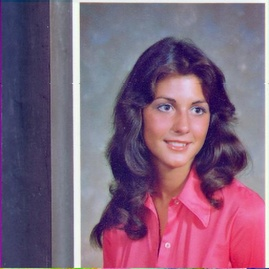
#> input picture FINAL/dec_image_jpg_16bit_1.jpg, 269 x 269 px, shrunk from 512 x 512 before the run, given in place of baboon.png, which was not available
$ python RSA_modified_enc_pt_20220311082512.py
#> lines starting #> are read from the running program, lines starting #| are printed output that depends on the picture; pictures that were not available may be replaced by others from this repository, and a replacement may not be noted
### Experiment/RSA.py
import cv2
import numpy as np
import matplotlib.pyplot as plt

my_img = cv2.imread('C:/Users/vishn/PycharmProjects/imo/dtjdtg/Image-Encryption-and-Authentication/baboon.png')
#> my_img is the input picture: shape (269, 269, 3); mean B, G, R 125.3, 99.2, 129.3
# cv2_imshow(my_img)
plt.imshow(my_img)

# RSA

# STEP 1: Generate Two Large Prime Numbers (p,q) randomly
from random import randrange, getrandbits


def power(a, d, n):
    ans = 1;
    while d != 0:
        if d % 2 == 1:
            ans = ((ans % n) * (a % n)) % n
        a = ((a % n) * (a % n)) % n
        d >>= 1
    return ans;

# [4 lines left out: function poer, not called in this run]

def MillerRabin(N, d):
    a = randrange(2, N - 1)
    x = power(a, d, N);
    if x == 1 or x == N - 1:
        return True;
    else:
        while (d != N - 1):
            x = ((x % N) * (x % N)) % N;
            if x == 1:
                return False;
            if x == N - 1:
                return True;
            d <<= 1;
    return False;


def is_prime(N, K):
    if N == 3 or N == 2:
        return True;
    if N <= 1 or N % 2 == 0:
        return False;

    # Find d such that d*(2^r)=X-1
    d = N - 1
    while d % 2 != 0:
        d /= 2;

    for _ in range(K):
        if not MillerRabin(N, d):
            return False;
    return True;


def generate_prime_candidate(length):
    # generate random bits
    p = getrandbits(length)
    # apply a mask to set MSB and LSB to 1
    # Set MSB to 1 to make sure we have a Number of 1024 bits.
    # Set LSB to 1 to make sure we get a Odd Number.
    p |= (1 << length - 1) | 1
    return p


def generatePrimeNumber(length):
#> called with length = 5
    A = 4
    while not is_prime(A, 128):
        A = generate_prime_candidate(length)
    return A


length = 5
P = generatePrimeNumber(length)
Q = generatePrimeNumber(length)

print(P)
print(Q)

# Step 2: Calculate N=P*Q and Euler Totient Function = (P-1)*(Q-1)
N = P * Q
eulerTotient = (P - 1) * (Q - 1)
print(N)
print(eulerTotient)


# Step 3: Find E such that GCD(E,eulerTotient)=1(i.e., e should be co-prime) such that it satisfies this condition:-  1<E<eulerTotient

def GCD(a, b):
    if a == 0:
        return b;
    return GCD(b % a, a)


E = generatePrimeNumber(4)
while GCD(E, eulerTotient) != 1:
    E = generatePrimeNumber(4)
print(E)


# Step 4: Find D.
# For Finding D: It must satisfies this property:-  (D*E)Mod(eulerTotient)=1;
# Now we have two Choices
# 1. That we randomly choose D and check which condition is satisfying above condition.
# 2. For Finding D we can Use Extended Euclidean Algorithm: ax+by=1 i.e., eulerTotient(x)+E(y)=GCD(eulerTotient,e)
# Here, Best approach is to go for option 2.( Extended Euclidean Algorithm.)

def gcdExtended(E, eulerTotient):
#> called with E = 13, eulerTotient = 288
    a1, a2, b1, b2, d1, d2 = 1, 0, 0, 1, eulerTotient, E

    while d2 != 1:
        # k
        k = (d1 // d2)

        # a
        temp = a2
        a2 = a1 - (a2 * k)
        a1 = temp

        # b
        temp = b2
        b2 = b1 - (b2 * k)
        b1 = temp

        # d
        temp = d2
        d2 = d1 - (d2 * k)
        d1 = temp

        D = b2

    if D > eulerTotient:
        D = D % eulerTotient
    elif D < 0:
        D = D + eulerTotient

    return D


D = gcdExtended(E, eulerTotient)
print(D)

row, col = my_img.shape[0], my_img.shape[1]
#> row = 269; col = 269
enc = [[0 for x in range(3000)] for y in range(3000)]

# Step 5: Encryption
size = my_img.size
#> size = 217083
for i in range(row):
    for j in range(col):
        r, g, b = my_img[i, j]
        C1 = power(r, E, N)
        C2 = power(g, E, N)
        C3 = power(b, E, N)
        enc[i][j] = [C1, C2, C3]
        C1 = C1 % 256
        C2 = C2 % 256
        C3 = C3 % 256
        my_img[i, j] = [C1, C2, C3]
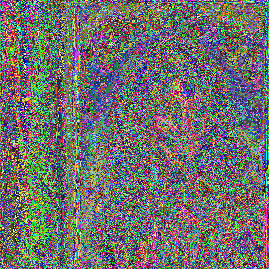
#> my_img: shape (269, 269, 3); mean B, G, R 108.9, 110.7, 111.8

plt.imshow(my_img)
plt.show()
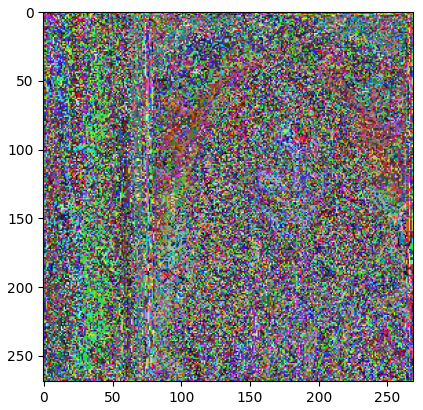
#> figure drawn by matplotlib, 1 panel; B, G, R data is drawn as R, G, B

# Step 6: Decryption
for i in range(row):
    for j in range(col):
        r, g, b = enc[i][j]
        M1 = power(r, D, N)
        M2 = power(g, D, N)
        M3 = power(b, D, N)
        my_img[i, j] = [M1, M2, M3]

plt.imshow(my_img)
plt.show()

### .history/FINAL/RSA_modified_enc_pt_20220311082512.py
from PIL import Image
from matplotlib import image
import pandas as pd
import random
import RSA
import matplotlib.pyplot as plt
#image="C:/Users/vishn/PycharmProjects/imo/dtjdtg/FINAL/1628574184_sports-9.jpg"
image = "C:/Users/DELL/Downloads/Imaage/FINAL/1628574184_sports-9.jpg"
imagelocation="output.jpg"
column=[]
my_img = Image.open(image)
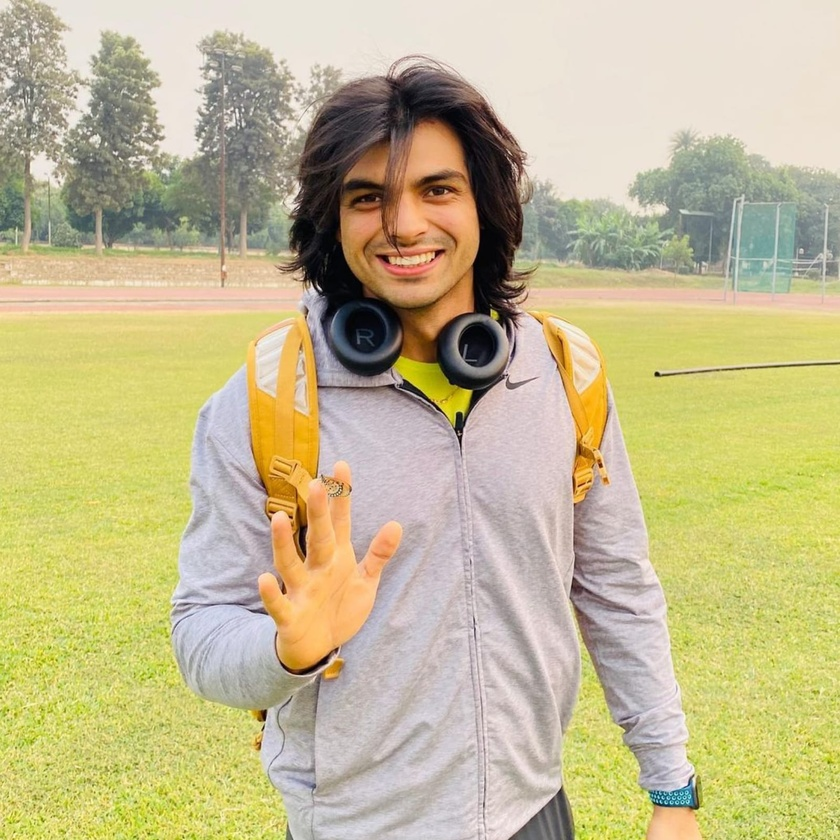
#> input picture FINAL/1628574184_sports-9.jpg, 840 x 840 px, shrunk from 1600 x 1600 before the run, found by its file name
#> my_img is the input picture: PIL image 840x840 RGB; mean R, G, B 195, 185.3, 142.7
pix = my_img.load()
size = my_img.size
row, col = my_img.size[0], my_img.size[1]
mod = min(size)
#> (the run stopped early here; a loop or call above may not have finished)
